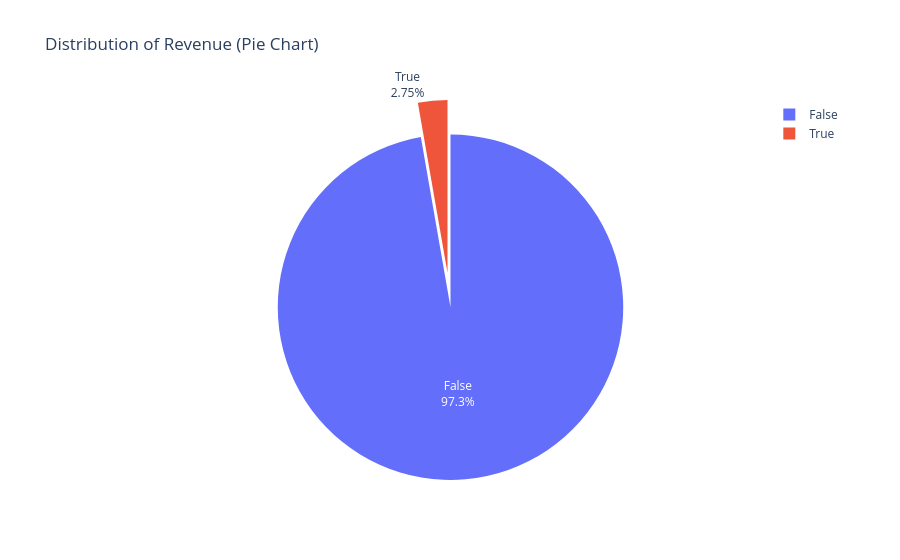

The code cell stored with this chart in its notebook:
### Markdown cell above
## Distribution of Revenue (Pie Chart)
This pie chart shows the proportion of website sessions that resulted in revenue (a purchase) versus those that did not. The majority of sessions end without a transaction, while only a small portion lead to a purchase.

### Code cell
rev_counts = df_cleaned["Revenue"].map({True: "True", False: "False"}).value_counts().reset_index()
rev_counts.columns = ["Revenue", "Count"]

fig = px.pie(
    rev_counts,
    names="Revenue",
    values="Count",
    title="Distribution of Revenue (Pie Chart)"
)

fig.update_traces(textinfo='percent+label',pull=[0.1, 0.1] )

fig.show()

### Figure 1 — Plotly figure (JSON) as saved in the notebook; plotly's stock layout.template omitted (floating-point values rounded to 4 significant figures)
{"data": [{"domain": {"x": [0, 1], "y": [0, 1]}, "hovertemplate": "Revenue=%{label}<br>Count=%{value}<extra></extra>", "labels": ["False", "True"], "legendgroup": "", "name": "", "pull": [0.1, 0.1], "showlegend": true, "textinfo": "percent+label", "type": "pie", "values": [7152, 202]}], "layout": {"legend": {"tracegroupgap": 0}, "title": {"text": "Distribution of Revenue (Pie Chart)"}}}
